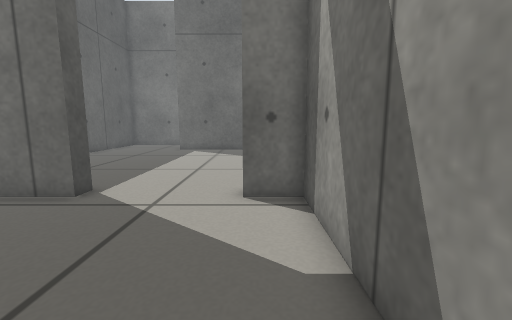
[1] (above)

17 first-person views from a walk through a world built for the Gazebo simulator. The camera is 0.39 m above the floor, tilts 8° down and sees 90° across. The floor is counted in squares, 0.2 m on a side. Each view is taken from the middle of a square. On the plan, view 1 faces up. The plan holds only what a view shows up to about 15 squares ahead; the rest is blank.

[2]
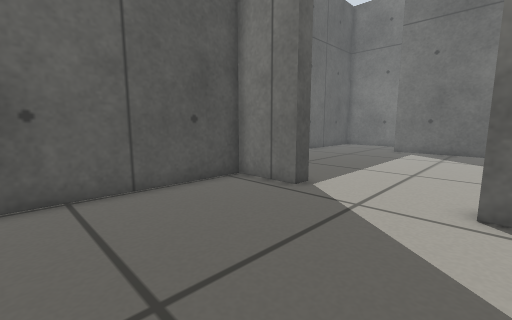

[3]
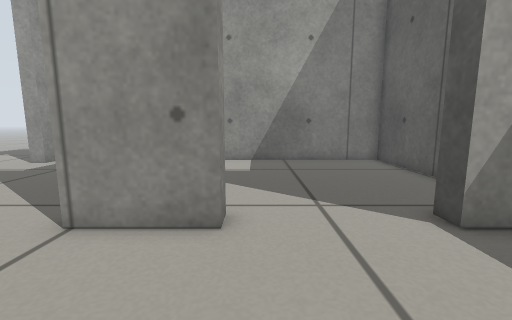

[4]
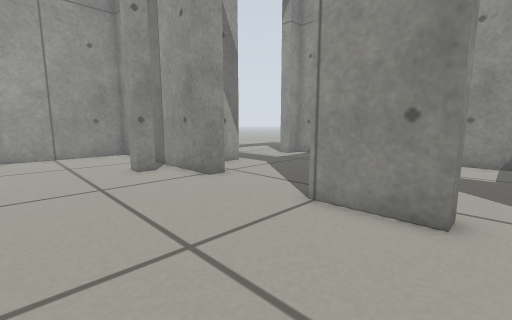

[5]
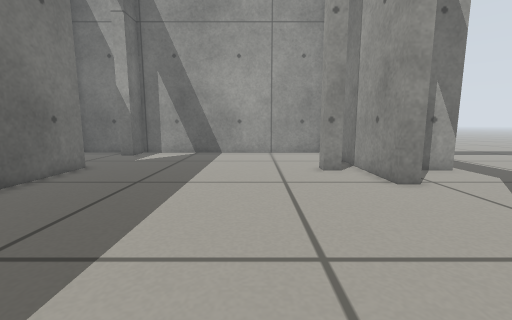

[6]
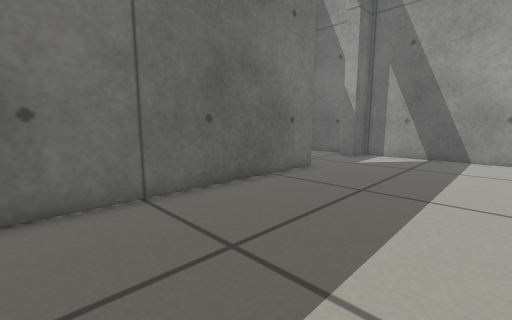

[7]
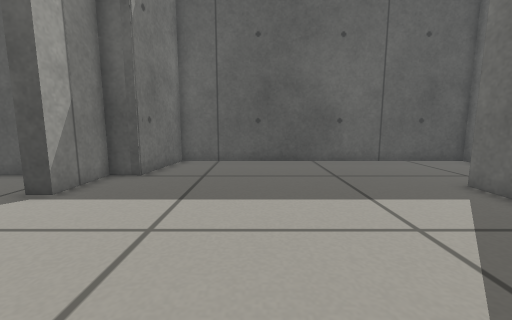

[8]
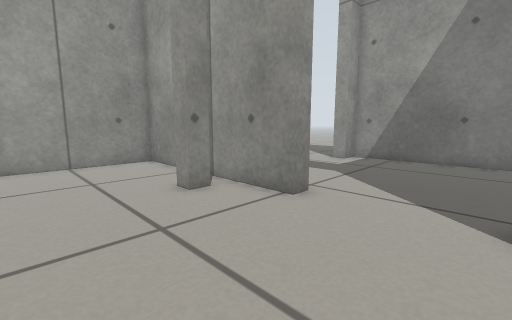

[9]
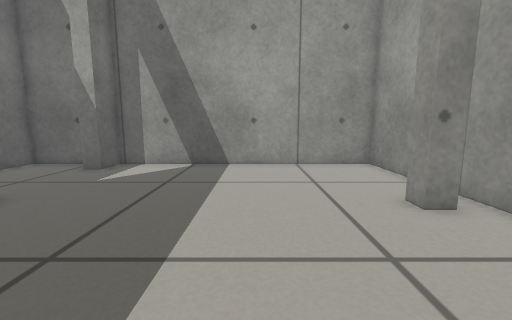

[10]
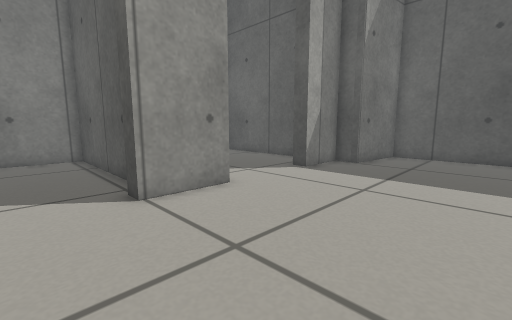

[11]
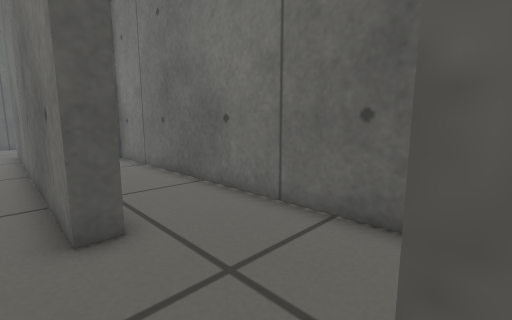

[12]
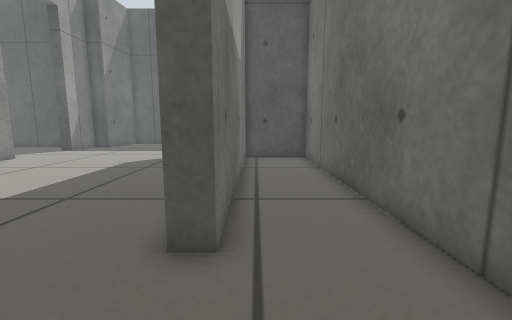

[13]
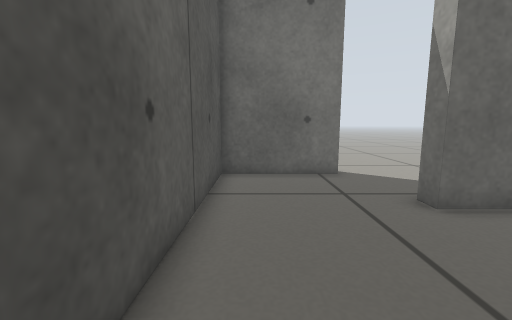

[14]
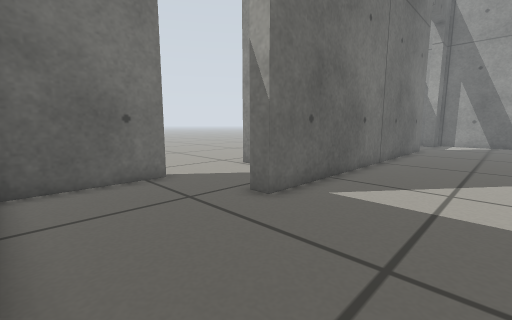

[15]
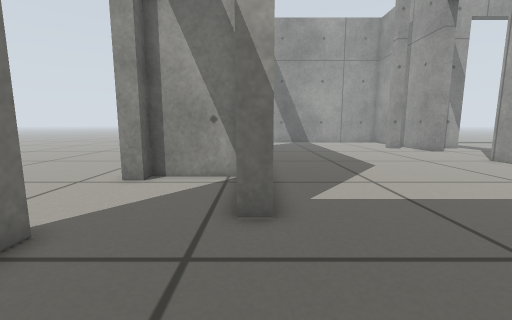

[16]
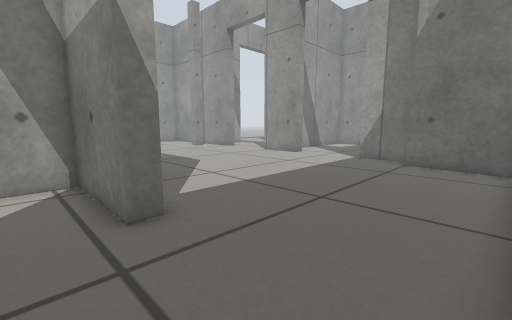

[17]
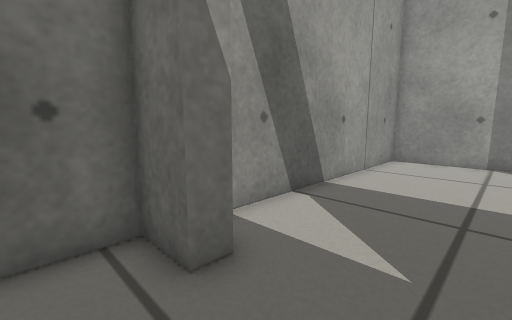

### Floor plan
Ten units are one square. View 1 is at (0, 0); x grows to the right and y downward. Boxes are objects, and circles mark ways between rooms. Rooms are numbered by the first view taken in them; rooms with no view inside come last. Other rooms are left out.
<svg viewBox="-119 -250 288 274">
<path fill="none" stroke="#000" d="M-48 -67 -76 -67 -76 19 8 19M13 -11 13 -67 -4 -67M-4 -74 26 -74M71 -74 164 -74 164 -196 148 -196M96 -84 96 -91 105 -91M103 -196 -59 -196 -59 -204M-80 -86 -76 -86 -76 -82M-114 -204 -114 -91 -76 -86 -76 -74 -48 -74M148 -204 164 -204 164 -239 -8 -239 -8 -204 103 -204M-67 -239 -114 -239 -114 -204M-59 -204 -16 -204 -16 -239 -23 -239M96 -36 96 -50M20 -48 20 19 96 19 96 8"/>
<circle cx="-25" cy="-70" r="3" fill="#2a7"/>
<circle cx="125" cy="-200" r="3" fill="#2a7"/>
<circle cx="-85" cy="-200" r="3" fill="#2a7"/>
<circle cx="50" cy="-70" r="3" fill="#2a7"/>
<text x="-40" y="-30">1</text>
<text x="30" y="-140">2</text>
<text x="80" y="-220">3</text>
<text x="-70" y="-220">4</text>
<text x="60" y="-30">5</text>
</svg>
Room 1 opens to room 2. Room 2 opens to room 3. Room 2 opens to room 4. Room 2 opens to room 5.

Where each view was taken, in squares from view 1:
view 1: 0 up, 0 right, facing up
view 2: 0 up, 0 right, facing up-left
view 3: 12 up, 1 left, facing down
view 4: 13 up, 1 left, facing down-right
view 5: 12 up, 1 left, facing right
view 6: 13 up, 0 right, facing up-right
view 7: 13 up, 2 right, facing left
view 8: 13 up, 3 right, facing down-right
view 9: 13 up, 4 right, facing right
view 10: 14 up, 5 right, facing down-left
view 11: 19 up, 15 right, facing up-left
view 12: 21 up, 14 right, facing left
view 13: 14 up, 10 left, facing up
view 14: 15 up, 11 left, facing up-right
view 15: 20 up, 11 left, facing right
view 16: 22 up, 11 left, facing down-right
view 17: 22 up, 12 right, facing down-right
